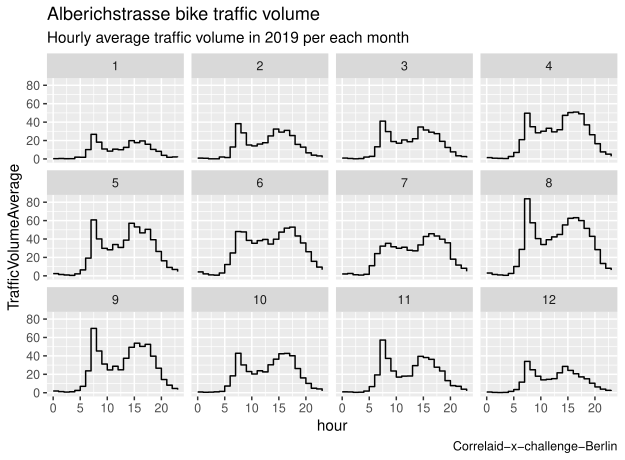

This figure's R source:
#Data import
Bike_Data <- read.csv(file="bike_traffic_csv.csv",  stringsAsFactors = FALSE)

#Parsing dates
df1 <-  parse_date_time(Bike_Data$Time, "%a,%d-%b-%Y-%H:%M")

#convert to dataframe
df2 <- as.data.frame(df1)

#a step of data cleaning
df3 <- select(Bike_Data, 2:27)

# joining two dataframes
df4 <- data.frame ( df2, df3)

#Inserting month column
df4$month <- month(df4$df1)

#Inserting day column
df4$day <- day(df4$df1)

#Inserting hour column
df4$hour <- hour(df4$df1)

#data grouping
df4.grp <- df4  %>%  group_by(hour, month)

#Column rename
df4.grp <- rename(df4.grp, Dates  = df1)

#Calculating mean hours for each month in Jannowitzbruecke.Nord
Jannowitzbruecke.Nord <- df4.grp %>%  summarize(mean(Jannowitzbruecke.Nord, na.rm = TRUE)) %>%  rename(TrafficVolumeAverage = 3)

#Plotting mean hours for each month in Jannowitzbruecke.Nord
Jannowitzbruecke.Nord %>% ggplot(aes(hour, TrafficVolumeAverage)) +
  geom_step() + 
  facet_wrap(vars(month))+
  labs( title ="Jannowitzbruecke.Nord bike traffic volume",
        subtitle = "Hourly average traffic volume in 2019 per each month",
        caption = "Correlaid-x-challenge-Berlin")

#Calculating mean hours for each month in Jannowitzbruecke.Sued
Jannowitzbruecke.Sued <- df4.grp %>%  summarize(mean(Jannowitzbruecke.Sued, na.rm = TRUE)) %>%  rename(TrafficVolumeAverage = 3)

#Plotting mean hours for each month in Jannowitzbruecke.Sued
Jannowitzbruecke.Sued %>% ggplot(aes(hour, TrafficVolumeAverage)) +
  geom_step() + 
  facet_wrap(vars(month))+
  labs( title ="Jannowitzbruecke.Sued bike traffic volume",
        subtitle = "Hourly average traffic volume in 2019 per each month",
        caption = "Correlaid-x-challenge-Berlin")

#Calculating mean hours for each month in Invalidenstrasse.Ost
Invalidenstrasse.Ost <- df4.grp %>%  summarize(mean(Invalidenstrasse.Ost , na.rm = TRUE)) %>%  rename(TrafficVolumeAverage = 3)

#Plotting mean hours for each month in Invalidenstrasse.Ost
Invalidenstrasse.Ost %>% ggplot(aes(hour, TrafficVolumeAverage)) +
  geom_step() + 
  facet_wrap(vars(month))+
  labs( title ="Invalidenstrasse.Ost bike traffic volume",
        subtitle = "Hourly average traffic volume in 2019 per each month",
        caption = "Correlaid-x-challenge-Berlin")

#Calculating mean hours for each month in Invalidenstrasse.West
Invalidenstrasse.West <- df4.grp %>%  summarize(mean(Invalidenstrasse.West , na.rm = TRUE)) %>%  rename(TrafficVolumeAverage = 3)

#Plotting mean hours for each month in Invalidenstrasse.West
Invalidenstrasse.West %>% ggplot(aes(hour, TrafficVolumeAverage)) +
  geom_step() + 
  facet_wrap(vars(month))+
  labs( title ="Invalidenstrasse.West bike traffic volume",
        subtitle = "Hourly average traffic volume in 2019 per each month",
        caption = "Correlaid-x-challenge-Berlin")

#Calculating mean hours for each month in Oberbaumbruecke.Ost
Oberbaumbruecke.Ost <- df4.grp %>%  summarize(mean(Oberbaumbruecke.Ost , na.rm = TRUE)) %>%  rename(TrafficVolumeAverage = 3)

#Plotting mean hours for each month in Oberbaumbruecke.Ost
Oberbaumbruecke.Ost %>% ggplot(aes(hour, TrafficVolumeAverage)) +
  geom_step() + 
  facet_wrap(vars(month))+
  labs( title ="Oberbaumbruecke.Ost bike traffic volume",
        subtitle = "Hourly average traffic volume in 2019 per each month",
        caption = "Correlaid-x-challenge-Berlin")


#Calculating mean hours for each month in Oberbaumbruecke.West
Oberbaumbruecke.West <- df4.grp %>%  summarize(mean(Oberbaumbruecke.West , na.rm = TRUE)) %>%  rename(TrafficVolumeAverage = 3)

#Plotting mean hours for each month in Oberbaumbruecke.West
Oberbaumbruecke.West %>% ggplot(aes(hour, TrafficVolumeAverage)) +
  geom_step() + 
  facet_wrap(vars(month))+
  labs( title ="Oberbaumbruecke.West bike traffic volume",
        subtitle = "Hourly average traffic volume in 2019 per each month",
        caption = "Correlaid-x-challenge-Berlin")


#Calculating mean hours for each month in Frankfurter.Allee.Ost
Frankfurter.Allee.Ost <- df4.grp %>%  summarize(mean(Frankfurter.Allee.Ost , na.rm = TRUE)) %>%  rename(TrafficVolumeAverage = 3)


#Plotting mean hours for each month in Frankfurter.Allee.Ost
Frankfurter.Allee.Ost %>% ggplot(aes(hour, TrafficVolumeAverage)) +
  geom_step() + 
  facet_wrap(vars(month))+
  labs( title ="Frankfurter.Allee.Ost bike traffic volume",
        subtitle = "Hourly average traffic volume in 2019 per each month",
        caption = "Correlaid-x-challenge-Berlin")

#Calculating mean hours for each month in Frankfurter.Allee.West
Frankfurter.Allee.West <- df4.grp %>%  summarize(mean(Frankfurter.Allee.West , na.rm = TRUE)) %>%  rename(TrafficVolumeAverage = 3)

#Plotting mean hours for each month in Frankfurter.Allee.West
Frankfurter.Allee.West %>% ggplot(aes(hour, TrafficVolumeAverage)) +
  geom_step() + 
  facet_wrap(vars(month))+
  labs( title ="Frankfurter.Allee.West bike traffic volume",
        subtitle = "Hourly average traffic volume in 2019 per each month",
        caption = "Correlaid-x-challenge-Berlin")

#Calculating mean hours for each month in Berliner.Strasse.Nord
Berliner.Strasse.Nord <- df4.grp %>%  summarize(mean(Berliner.Strasse.Nord , na.rm = TRUE)) %>%  rename(TrafficVolumeAverage = 3)

#Plotting mean hours for each month in Berliner.Strasse.Nord
Berliner.Strasse.Nord %>% ggplot(aes(hour, TrafficVolumeAverage)) +
  geom_step() + 
  facet_wrap(vars(month))+
  labs( title ="Berliner.Strasse.Nord bike traffic volume",
        subtitle = "Hourly average traffic volume in 2019 per each month",
        caption = "Correlaid-x-challenge-Berlin")


#Calculating mean hours for each month in Berliner.Strasse.Sued
Berliner.Strasse.Sued <- df4.grp %>%  summarize(mean(Berliner.Strasse.Sued , na.rm = TRUE)) %>%  rename(TrafficVolumeAverage = 3)

#Plotting mean hours for each month in Berliner.Strasse.Sued
Berliner.Strasse.Sued %>% ggplot(aes(hour, TrafficVolumeAverage)) +
  geom_step() + 
  facet_wrap(vars(month))+
  labs( title ="Berliner.Strasse.Sued bike traffic volume",
        subtitle = "Hourly average traffic volume in 2019 per each month",
        caption = "Correlaid-x-challenge-Berlin")

#Calculating mean hours for each month in Schwedter.Steg
Schwedter.Steg <- df4.grp %>%  summarize(mean(Schwedter.Steg , na.rm = TRUE)) %>%  rename(TrafficVolumeAverage = 3)

#Plotting mean hours for each month in Schwedter.Steg
Schwedter.Steg %>% ggplot(aes(hour, TrafficVolumeAverage)) +
  geom_step() + 
  facet_wrap(vars(month))+
  labs( title ="Schwedter.Steg bike traffic volume",
        subtitle = "Hourly average traffic volume in 2019 per each month",
        caption = "Correlaid-x-challenge-Berlin")

#Calculating mean hours for each month in Prinzregentenstrasse
Prinzregentenstrasse <- df4.grp %>%  summarize(mean(Prinzregentenstrasse , na.rm = TRUE)) %>%  rename(TrafficVolumeAverage = 3)

#Plotting mean hours for each month in Prinzregentenstrasse
Prinzregentenstrasse %>% ggplot(aes(hour, TrafficVolumeAverage)) +
  geom_step() + 
  facet_wrap(vars(month))+
  labs( title ="Prinzregentenstrasse bike traffic volume",
        subtitle = "Hourly average traffic volume in 2019 per each month",
        caption = "Correlaid-x-challenge-Berlin")

#Calculating mean hours for each month in Klosterstrasse.Nord
Klosterstrasse.Nord <- df4.grp %>%  summarize(mean(Klosterstrasse.Nord , na.rm = TRUE)) %>%  rename(TrafficVolumeAverage = 3)

#Plotting mean hours for each month in Klosterstrasse.Nord
Klosterstrasse.Nord %>% ggplot(aes(hour, TrafficVolumeAverage)) +
  geom_step() + 
  facet_wrap(vars(month))+
  labs( title ="Klosterstrasse.Nord bike traffic volume",
        subtitle = "Hourly average traffic volume in 2019 per each month",
        caption = "Correlaid-x-challenge-Berlin")

#Calculating mean hours for each month in Klosterstrasse.Sued
Klosterstrasse.Sued <- df4.grp %>%  summarize(mean(Klosterstrasse.Sued , na.rm = TRUE)) %>%  rename(TrafficVolumeAverage = 3)

#Plotting mean hours for each month in Klosterstrasse.Sued
Klosterstrasse.Sued %>% ggplot(aes(hour, TrafficVolumeAverage)) +
  geom_step() + 
  facet_wrap(vars(month))+
  labs( title ="Klosterstrasse.Sued bike traffic volume",
        subtitle = "Hourly average traffic volume in 2019 per each month",
        caption = "Correlaid-x-challenge-Berlin")

#Calculating mean hours for each month in Breitenbachplatz.Ost
Breitenbachplatz.Ost <- df4.grp %>%  summarize(mean(Breitenbachplatz.Ost , na.rm = TRUE)) %>%  rename(TrafficVolumeAverage = 3)

#Plotting mean hours for each month in Breitenbachplatz.Ost
Breitenbachplatz.Ost %>% ggplot(aes(hour, TrafficVolumeAverage)) +
  geom_step() + 
  facet_wrap(vars(month))+
  labs( title ="Breitenbachplatz.Ost bike traffic volume",
        subtitle = "Hourly average traffic volume in 2019 per each month",
        caption = "Correlaid-x-challenge-Berlin")

#Calculating mean hours for each month in Breitenbachplatz.West
Breitenbachplatz.West <- df4.grp %>%  summarize(mean(Breitenbachplatz.West , na.rm = TRUE)) %>%  rename(TrafficVolumeAverage = 3)

#Plotting mean hours for each month in Breitenbachplatz.West
Breitenbachplatz.West %>% ggplot(aes(hour, TrafficVolumeAverage)) +
  geom_step() + 
  facet_wrap(vars(month))+
  labs( title ="Breitenbachplatz.West bike traffic volume",
        subtitle = "Hourly average traffic volume in 2019 per each month",
        caption = "Correlaid-x-challenge-Berlin")

#Calculating mean hours for each month in Yorckstrasse.Ost
Yorckstrasse.Ost <- df4.grp %>%  summarize(mean(Yorckstrasse.Ost , na.rm = TRUE)) %>%  rename(TrafficVolumeAverage = 3)

#Plotting mean hours for each month in Yorckstrasse.Ost
Yorckstrasse.Ost %>% ggplot(aes(hour, TrafficVolumeAverage)) +
  geom_step() + 
  facet_wrap(vars(month))+
  labs( title ="Yorckstrasse.Ost bike traffic volume",
        subtitle = "Hourly average traffic volume in 2019 per each month",
        caption = "Correlaid-x-challenge-Berlin")

#Calculating mean hours for each month in Yorckstrasse.West
Yorckstrasse.West <- df4.grp %>%  summarize(mean(Yorckstrasse.West , na.rm = TRUE)) %>%  rename(TrafficVolumeAverage = 3)

#Plotting mean hours for each month in Yorckstrasse.West
Yorckstrasse.West %>% ggplot(aes(hour, TrafficVolumeAverage)) +
  geom_step() + 
  facet_wrap(vars(month))+
  labs( title ="Yorckstrasse.West bike traffic volume",
        subtitle = "Hourly average traffic volume in 2019 per each month",
        caption = "Correlaid-x-challenge-Berlin")

#Calculating mean hours for each month in Monumentenstrasse
Monumentenstrasse <- df4.grp %>%  summarize(mean(Monumentenstrasse , na.rm = TRUE)) %>%  rename(TrafficVolumeAverage = 3)

#Plotting mean hours for each month in Monumentenstrasse
Monumentenstrasse %>% ggplot(aes(hour, TrafficVolumeAverage)) +
  geom_step() + 
  facet_wrap(vars(month))+
  labs( title ="Monumentenstrasse bike traffic volume",
        subtitle = "Hourly average traffic volume in 2019 per each month",
        caption = "Correlaid-x-challenge-Berlin")

#Calculating mean hours for each month in Matiendorfer.Damm.Nord
Matiendorfer.Damm.Nord <- df4.grp %>%  summarize(mean(Matiendorfer.Damm.Nord , na.rm = TRUE)) %>%  rename(TrafficVolumeAverage = 3)

#Plotting mean hours for each month in Matiendorfer.Damm.Nord
Matiendorfer.Damm.Nord %>% ggplot(aes(hour, TrafficVolumeAverage)) +
  geom_step() + 
  facet_wrap(vars(month))+
  labs( title ="Matiendorfer.Damm.Nord bike traffic volume",
        subtitle = "Hourly average traffic volume in 2019 per each month",
        caption = "Correlaid-x-challenge-Berlin")

#Calculating mean hours for each month in Mariendorfer.Damm.Sued
Mariendorfer.Damm.Sued <- df4.grp %>%  summarize(mean(Mariendorfer.Damm.Sued , na.rm = TRUE)) %>%  rename(TrafficVolumeAverage = 3)

#Plotting mean hours for each month in Mariendorfer.Damm.Sued
Mariendorfer.Damm.Sued %>% ggplot(aes(hour, TrafficVolumeAverage)) +
  geom_step() + 
  facet_wrap(vars(month))+
  labs( title ="Mariendorfer.Damm.Sued bike traffic volume",
        subtitle = "Hourly average traffic volume in 2019 per each month",
        caption = "Correlaid-x-challenge-Berlin")

#Calculating mean hours for each month in Maybachufer
Maybachufer <- df4.grp %>%  summarize(mean(Maybachufer , na.rm = TRUE)) %>%  rename(TrafficVolumeAverage = 3)

#Plotting mean hours for each month in Maybachufer
Maybachufer %>% ggplot(aes(hour, TrafficVolumeAverage)) +
  geom_step() + 
  facet_wrap(vars(month))+
  labs( title ="Maybachufer bike traffic volume",
        subtitle = "Hourly average traffic volume in 2019 per each month",
        caption = "Correlaid-x-challenge-Berlin")

#Calculating mean hours for each month in Kaisersteg
Kaisersteg <- df4.grp %>%  summarize(mean(Kaisersteg , na.rm = TRUE)) %>%  rename(TrafficVolumeAverage = 3)

#Plotting mean hours for each month in Kaisersteg
Kaisersteg %>% ggplot(aes(hour, TrafficVolumeAverage)) +
  geom_step() + 
  facet_wrap(vars(month))+
  labs( title ="Kaisersteg bike traffic volume",
        subtitle = "Hourly average traffic volume in 2019 per each month",
        caption = "Correlaid-x-challenge-Berlin")

#Calculating mean hours for each month in Alberichstrasse
Alberichstrasse <- df4.grp %>%  summarize(mean(Alberichstrasse , na.rm = TRUE)) %>%  rename(TrafficVolumeAverage = 3)

#Plotting mean hours for each month in Alberichstrasse
Alberichstrasse %>% ggplot(aes(hour, TrafficVolumeAverage)) +
  geom_step() + 
  facet_wrap(vars(month))+
  labs( title ="Alberichstrasse bike traffic volume",
        subtitle = "Hourly average traffic volume in 2019 per each month",
        caption = "Correlaid-x-challenge-Berlin")

#Calculating mean hours for each month in Paul.und.Paula.Uferwg
Paul.und.Paula.Uferwg <- df4.grp %>%  summarize(mean(Paul.und.Paula.Uferwg , na.rm = TRUE)) %>%  rename(TrafficVolumeAverage = 3)

#Plotting mean hours for each month in Paul.und.Paula.Uferwg
Paul.und.Paula.Uferwg %>% ggplot(aes(hour, TrafficVolumeAverage)) +
  geom_step() + 
  facet_wrap(vars(month))+
  labs( title ="Paul.und.Paula.Uferwg bike traffic volume",
        subtitle = "Hourly average traffic volume in 2019 per each month",
        caption = "Correlaid-x-challenge-Berlin")

#Calculating mean hours for each month in Markstrasse
Markstrasse <- df4.grp %>%  summarize(mean(Markstrasse , na.rm = TRUE)) %>%  rename(TrafficVolumeAverage = 3)

#Plotting mean hours for each month in Markstrasse
Markstrasse %>% ggplot(aes(hour, TrafficVolumeAverage)) +
  geom_step() + 
  facet_wrap(vars(month))+
  labs( title ="Markstrasse bike traffic volume",
        subtitle = "Hourly average traffic volume in 2019 per each month",
        caption = "Correlaid-x-challenge-Berlin")
